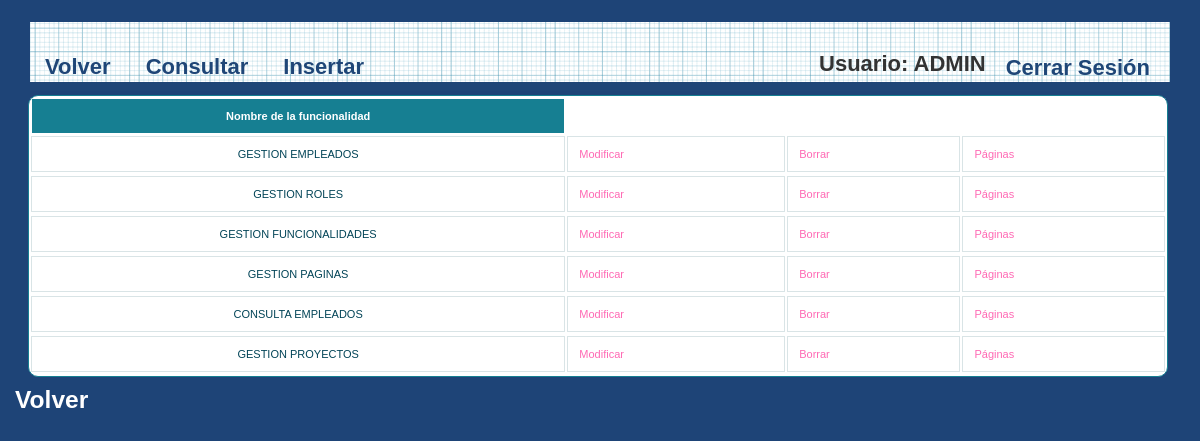
Page /et3_iu/Controllers/FUNCIONALIDAD_Controller.php (signed in) on the committed database.
### tables this page shows
CREATE TABLE IF NOT EXISTS `FUNCIONALIDAD` (
  `FUNCIONALIDAD_ID` int(10) NOT NULL,
  `FUNCIONALIDAD_NOM` varchar(80) NOT NULL
);

### et3_iu/Controllers/FUNCIONALIDAD_Controller.php (called while the page is built, shortened)
<?php
include '../Models/FUNCIONALIDAD_Model.php';
	Switch ($_REQUEST['accion']){
		default:
			if (!isset($_REQUEST['FUNCIONALIDAD_NOM'])){
				$funcionalidad = new FUNCIONALIDAD_MODEL('', '');
			}
			else {
				$rol=get_data_form();
			}
			$datos = $funcionalidad->ConsultarTodo();
			if(!tienePermisos('FUNCIONALIDAD_Show')){
				new Mensaje('No tienes los permisos necesarios','../Views/DEFAULT_Vista.php');
			}
			else {
				new FUNCIONALIDAD_Show($datos, '../Views/DEFAULT_Vista.php');
			}
	}
?>

### et3_iu/Models/FUNCIONALIDAD_Model.php (called while the page is built, shortened)
<?php
class FUNCIONALIDAD_MODEL
{
	var $mysqli;
function ConectarBD()
{
    $this->mysqli = new mysqli( "localhost", "iu2016", "iu2016", "IU2016");
}
	function ConsultarTodo()
	{
		$sql = "select * from FUNCIONALIDAD ORDER BY FUNCIONALIDAD_ID";
		if (!($resultado = $this->mysqli->query($sql))){
			return 'Error en la consulta sobre la base de datos';
		}
		else{
			$toret=array();
			$i=0;
			while ($fila= $resultado->fetch_array()) {
				$toret[$i]=$fila;
				$i++;
			}
			return $toret;
		}
	}
}
?>

### et3_iu/Views/FUNCIONALIDAD_SHOW_ALL_Vista.php (the view, shortened to what this page needs)
<?php
class FUNCIONALIDAD_Show{
	private $datos;
	private $volver;
	function __construct($array, $volver){
		$this->datos = $array;
		$this->volver = $volver;
		$this->render();
	}
	function render(){
		?>
		<head><link rel="stylesheet" href="../Styles/styles.css" type="text/css" media="screen" /></head>
			<p>
				<h2>
					<div>
						<?php
						$lista = array('FUNCIONALIDAD_NOM');
						?>
						<head>
							<link rel="stylesheet" href="../Styles/styles.css" type="text/css" media="screen" />
							<link rel="stylesheet" type="text/css" href="../Styles/print.css" media="print" />
						</head>
						<div id="wrapper">
							<nav>
								<div class="menu">
									<ul>
										<li><a href="../Functions/Desconectar.php"><?php echo  $strings['Cerrar Sesión']; ?></a></li>
										<li><?php echo $strings['Usuario'].": ". $_SESSION['login']; ?></li>
									</ul>
									<?php echo '<a href=\'' . $this->volver . "'>" . $strings['Volver'] . " </a>"; ?></li>
									<a href='./FUNCIONALIDAD_Controller.php?accion=<?php echo $strings['Consultar']?>'><?php echo $strings['Consultar']?></a>
									<a href='./FUNCIONALIDAD_Controller.php?accion=<?php echo $strings['Insertar']?>'><?php echo $strings['Insertar']?></a>
								</div>
							</nav>
						<table id='btable' border = 1>
							<tr>
								<?php
								foreach($lista as $titulo){
										echo "<th>";
									?>
									<?php
									echo $strings[$titulo];
									?>
									</th>
									<?php
								}
								?>
							</tr>
							<?php
							for ($j=0;$j<count($this->datos);$j++){
							echo "<tr>";
							foreach ($this->datos [$j] as $clave => $valor) {
                                for ($i = 0; $i < count($lista); $i++) {
                                    if ($clave === $lista[$i]) {
                                    ?>
                                    <?php
                                    echo "<td>";
                                    echo $valor;
                                    echo "</td>";
                                    }
                                }
                            }
							?>
							<td>
								<a href='FUNCIONALIDAD_Controller.php?FUNCIONALIDAD_NOM=<?php echo $this->datos[$j]['FUNCIONALIDAD_NOM'] . '&accion='.$strings['Modificar']; ?>'><?php echo $strings['Modificar']?></a>
							</td>
							<td>
								<a href='FUNCIONALIDAD_Controller.php?FUNCIONALIDAD_NOM=<?php echo $this->datos[$j]['FUNCIONALIDAD_NOM'] . '&accion='.$strings['Borrar']; ?>'><?php echo $strings['Borrar']?></a>
							</td>
								<td>
									<a href='FUNCIONALIDAD_Controller.php?FUNCIONALIDAD_NOM=<?php echo $this->datos[$j]['FUNCIONALIDAD_NOM'] . '&accion='.$strings['Paginas']; ?>'><?php echo $strings['Páginas']?></a>
								</td>
								<?php
								echo "<tr>";
								}
								?>
						</table>
					</div>
					<h3>
			<p>
				<?php
				echo '<a class="form-link" href=\'' . $this->volver . "'>" . $strings['Volver'] . " </a>";
				?>
				</h3>
			</p>
		<?php
	}
}

### et3_iu/Styles/styles.css (style rules this page uses)
* { margin: 0; padding: 0; }
ul li { list-style-type:none; }
header, footer, section, aside, nav, article { display: block; }
#wrapper { width: 1140px; margin: 0 auto; margin-top: 5px; margin-bottom: 5px; }
nav { width: 1140px; height: 69px; margin: 0 auto; background: #1F4677 url(../images/blueprintpaper.png) repeat-x; }
h1,h2,h3,h4,h5,h6 { font-weight: bold; clear: both; color: #333; list-style-type:none; }
a:link, a:visited { color:hotpink; text-decoration: none; }
p { margin-bottom: 18px; }
li { padding-left: 5px; }
nav .menu { font-size: 22px; font-weight: bold; }
nav .menu ul { margin: 0; padding: 25px 0 0 20px; list-style: none; line-height: normal; }
nav .menu li { display: block; float: right; }
nav .menu a { display: block; margin-right: 5px; padding: 0px 15px; text-decoration: none; color: #1F4677; float:left; }
table { white-space: normal; line-height: normal; font-weight: normal; font-size: small; font-style: normal; color: black; text-align: center; font-variant: normal; border-color: gray; background-color: white; }
#btable { white-space: normal; line-height: normal; font-weight: normal; font-size: 11px; font-style: normal; color: black; text-align: center; font-variant: normal; border-color: gray; background-color: white; margin-left: -2px; }
#btable { width: 100%; overflow: hidden; background: #FFF; color: #024457; border-radius: 10px; border: 1px solid #167F92; }
#btable tr { border: 1px solid #D9E4E6; }
#btable tr:nth-child(odd) { background-color: #EAF3F3; }
#btable th { display: none; border: 1px solid #FFF; background-color: #167F92; color: #FFF; padding: 1em; }
#btable th:first-child { display: table-cell; text-align: center; }
#btable td { display: block; word-wrap: break-word; max-width: 7em; }
#btable td:first-child { display: table-cell; text-align: center; border-right: 1px solid #D9E4E6; }
@media (min-width: 480px) { #btable td { border: 1px solid #D9E4E6; } }
#btable th, #btable td { text-align: left; margin: .5em 1em; }
@media (min-width: 480px) { #btable th, #btable td { display: table-cell; padding: 1em; } }
#content p, ul, ol, hr { margin-bottom: 24px; }
#content h1, h2, h3, h4, h5, h6 { color: #333; margin: 0 0 20px 0; line-height: 1.5em; }
* { margin-top: 4px; }
.form-link { color: white !important; margin-left: 15px; }

### et3_iu/Styles/print.css (style rules this page uses)
a { text-decoration : underline; color : #0000ff; }
a:link:after, a:visited:after { content: " (" attr(href) ") "; font-size: 70%; }
nav, footer, header, aside { display : none; }

### rows in the picture
funcionalidad: FUNCIONALIDAD_NOM "GESTION EMPLEADOS"
funcionalidad: FUNCIONALIDAD_NOM "GESTION ROLES"
funcionalidad: FUNCIONALIDAD_NOM "GESTION FUNCIONALIDADES"
funcionalidad: FUNCIONALIDAD_NOM "GESTION PAGINAS"
funcionalidad: FUNCIONALIDAD_NOM "CONSULTA EMPLEADOS"
funcionalidad: FUNCIONALIDAD_NOM "GESTION PROYECTOS"

### other values in the picture
$strings['Cerrar Sesión'] "Cerrar Sesión"
$strings['Usuario'] "Usuario"
$_SESSION['login'] "ADMIN"
$strings['Volver'] "Volver"
$strings['Consultar'] "Consultar"
$strings['Insertar'] "Insertar"
$strings[$titulo] "Nombre de la funcionalidad"
